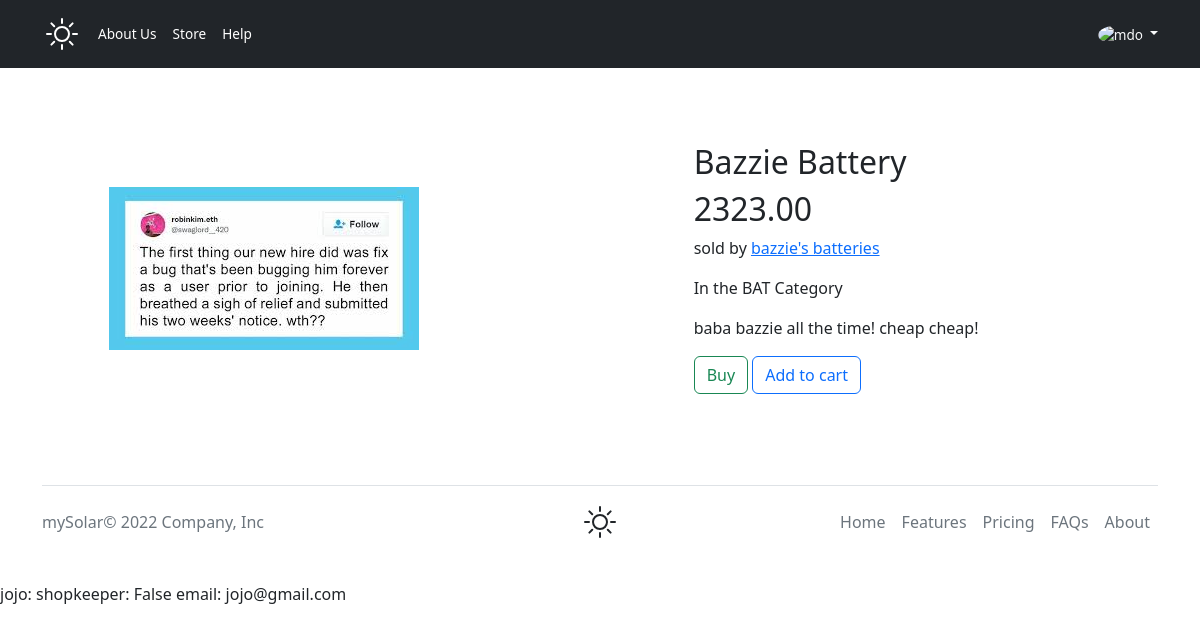
/product6 (signed in), run on the app's committed database.
### mySolarApp/models.py (models this page shows, shortened)
class Product(models.Model):
    SLP = "SLP"  # solar panels
    BAT = "BAT"  # batteries
    INV = "INV"  # inverters
    CHA_CTRL = "CHA_CTRL"  # charge controllers
    WAT_PUMPS = "WAT_PUMPS"  # water pumps
    ACC = "ACC"  # accessories
    TOOLS = "TOOLS"  # tools
    MISC = "MISC"  # miscellaneous
    CATEGORY = [
        (SLP, "Solar Panels"),
        (BAT, "Batteries"),
        (INV, "Inverters"),
        (CHA_CTRL, "Charge Controllers"),
        (WAT_PUMPS, "Water Pumps"),
        (ACC, "Accessories"),
        (TOOLS, "Tools"),
        (MISC, "Miscellaneous/Other"),
    ]
    seller = models.ForeignKey(
        Profile, on_delete=models.CASCADE, related_name="product_seller")
    title = models.CharField(max_length=64)
    pic = models.ImageField(blank=True, height_field=None,
                            width_field=None, upload_to='product_images')
    short_desc = models.CharField("Short Description", max_length=150)
    long_desc = models.CharField("Long Description", max_length=5000)
    category = models.CharField(max_length=10, choices=CATEGORY, default=MISC)
    price = models.DecimalField(max_digits=6, decimal_places=2)
    in_stock = models.BooleanField(default=True)
    is_closed = models.BooleanField(default=False)

class Profile(models.Model):
    shopkeeper = models.OneToOneField(
        User, on_delete=models.CASCADE, related_name="user_profile")
    name = models.CharField(max_length=64)
    bio = models.CharField(max_length=1000)
    profile_pic = models.ImageField(
        blank=True, height_field=None, width_field=None, upload_to='profile_and_banner_images')
    banner_pic = models.ImageField(
        blank=True, height_field=None, width_field=None, upload_to='profile_and_banner_images')
    location = models.CharField(max_length=128)
    how_active = models.IntegerField()
    identification = models.CharField(max_length=13)
    is_active = models.BooleanField(default=True)

class User(AbstractUser):
    beSellerFormSubmitted = models.BooleanField(default=False)
    contact_info = models.CharField(max_length=15, blank=True)
    is_shopkeeper = models.BooleanField(default=False)
    def __str__(self):
        return f'{self.username}: shopkeeper: {self.is_shopkeeper} email: {self.email}'

### mySolarApp/views.py (the view)
# urls.py: path("product<int:product_id>", product, name="product"),
def product(request, product_id):
    product = Product.objects.get(pk=product_id)
    context = {
        "product": product
    }
    return render(request, "mySolar/product.html", context)

### mySolarApp/templates/mySolar/product.html (shortened to what this page needs)
{% extends 'mySolar/layout.html' %} {% load static %}  {% block body %}
<div class="d-md-flex flex-md-row justify-content-md-around align-items-center mt-2">
  <section class="img-section float-md-start">
    {% if product.pic %}
    <img src="{% static '{{product.pic}}' %}" class="img-fluid flex-fill" alt="..." />
    {% else %}
    <img src="{% static 'respect1000.jpg' %}" class="img-fluid flex-fill" alt="..." />
    {% endif %}
  </section>
  <section class="info-section float-md-end">
    <h2>{{product.title}}</h2>
    <h2>{{product.price}}</h2>
    <p>
      sold by
      <a href="{% url 'sellerInfo' product.seller.pk %}">{{product.seller.name}}</a>
    </p>
    <p>In the {{product.category}} Category</p>
    <p>{{product.long_desc}}</p>
    {% if product.seller.shopkeeper.username.lower == request.user.username.lower %}
    <a href="{% url 'editProduct' product.pk 'edit' %}" class="btn btn-outline-success">Edit</button>
      <a href="{% url 'editProduct' product.pk 'delete' %}" class="btn btn-outline-primary">Delete</a>
      {% else %}
      <button class="btn btn-outline-success">Buy</button>
      <button class="btn btn-outline-primary">Add to cart</button>
  </section>
</div>
{% endif %} {% endblock %}

### mySolarApp/templates/mySolar/layout.html (shortened to what this page needs)
<!DOCTYPE html>
<html>
<head>
  {% load static %}
  <link href="https://cdn.jsdelivr.net/npm/bootstrap@5.2.0-beta1/dist/css/bootstrap.min.css" rel="stylesheet"
 />
  <link rel="stylesheet" href="{% static 'mySolar/index.css' %}" />
</head>
<body>
  {% if request.user.is_authenticated == False %}
  <header id="UNAUTHORIZED" class="p-3 bg-dark text-white">
    <div class="container text-small">
      <div class="d-flex flex-wrap align-items-center justify-content-center justify-content-lg-start">
        <a href="/" class="d-flex align-items-center mb-2 mb-lg-0 text-white text-decoration-none">
          <svg xmlns="http://www.w3.org/2000/svg" class="bi me-2" width="40" height="32" role="img" aria-label="mySolar"
            fill="currentColor" class="bi bi-brightness-high" viewBox="0 0 16 16">
            <path
              d="M8 11a3 3 0 1 1 0-6 3 3 0 0 1 0 6zm0 1a4 4 0 1 0 0-8 4 4 0 0 0 0 8zM8 0a.5.5 0 0 1 .5.5v2a.5.5 0 0 1-1 0v-2A.5.5 0 0 1 8 0zm0 13a.5.5 0 0 1 .5.5v2a.5.5 0 0 1-1 0v-2A.5.5 0 0 1 8 13zm8-5a.5.5 0 0 1-.5.5h-2a.5.5 0 0 1 0-1h2a.5.5 0 0 1 .5.5zM3 8a.5.5 0 0 1-.5.5h-2a.5.5 0 0 1 0-1h2A.5.5 0 0 1 3 8zm10.657-5.657a.5.5 0 0 1 0 .707l-1.414 1.415a.5.5 0 1 1-.707-.708l1.414-1.414a.5.5 0 0 1 .707 0zm-9.193 9.193a.5.5 0 0 1 0 .707L3.05 13.657a.5.5 0 0 1-.707-.707l1.414-1.414a.5.5 0 0 1 .707 0zm9.193 2.121a.5.5 0 0 1-.707 0l-1.414-1.414a.5.5 0 0 1 .707-.707l1.414 1.414a.5.5 0 0 1 0 .707zM4.464 4.465a.5.5 0 0 1-.707 0L2.343 3.05a.5.5 0 1 1 .707-.707l1.414 1.414a.5.5 0 0 1 0 .708z" />
          </svg>
        </a>
        <ul class="nav col-12 col-lg-auto me-lg-auto mb-2 justify-content-center mb-md-0">
          <li>
            <a href="{% url 'about' %}" class="nav-link px-2 text-white">About Us</a>
          </li>
          <li>
            <a href="{% url 'shop' %}" class="nav-link px-2 text-white">Store</a>
          </li>
          <li>
            <a href="{% url 'help' %}" class="nav-link px-2 text-white">Help</a>
          </li>
          <li><a href="#" class="nav-link px-2 text-white">Cart</a></li>
        </ul>
        <div class="text-end">
          <a href="{% url 'login' %}"><button type="button" class="btn btn-outline-light me-2">
              Login
            </button></a>
          <a href="{% url 'register' %}"><button type="button" class="btn btn-warning">Sign-up</button></a>
        </div>
      </div>
    </div>
  </header>
  {% elif request.user.is_shopkeeper == False %}
  <header id="AUTHORIZED_BUYER" class="p-3 bg-dark text-white">
    <div class="container text-small">
      <div class="d-flex flex-wrap align-items-center justify-content-center justify-content-lg-start">
        <a href="/" class="d-flex align-items-center mb-2 mb-lg-0 text-white text-decoration-none">
        </a>
        <ul class="nav col-12 col-lg-auto me-lg-auto mb-2 justify-content-center mb-md-0">
          <li>
            <a href="{% url 'about' %}" class="nav-link px-2 text-white">About Us</a>
          </li>
          <li>
            <a href="{% url 'shop' %}" class="nav-link px-2 text-white">Store</a>
          </li>
          <li>
            <a href="{% url 'help' %}" class="nav-link px-2 text-white">Help</a>
          </li>
        </ul>
        <div class="dropdown text-end">
          <a href="#" class="d-block link-light text-decoration-none dropdown-toggle" id="dropdownUser1"
            data-bs-toggle="dropdown" aria-expanded="false">
            <img src="https://github.com/mdo.png" alt="mdo" width="32" height="32" class="rounded-circle" />
          </a>
        </div>
      </div>
    </div>
  </header>
  {% endif %}
  <main class="container">{% block body %} {% endblock %}</main>
</body>
<div class="container">
  <footer class="d-flex flex-wrap justify-content-between align-items-center py-3 my-4 border-top">
    <p class="col-md-4 mb-0 text-muted">mySolar© 2022 Company, Inc</p>
    <a href="/"
      class="col-md-4 d-flex align-items-center justify-content-center mb-3 mb-md-0 me-md-auto link-dark text-decoration-none">
    </a>
    <ul class="nav col-md-4 justify-content-end">
      <li class="nav-item">
        <a href="/" class="nav-link px-2 text-muted">Home</a>
      </li>
      <li class="nav-item">
        <a href="#" class="nav-link px-2 text-muted">Features</a>
      </li>
      <li class="nav-item">
        <a href="#" class="nav-link px-2 text-muted">Pricing</a>
      </li>
      <li class="nav-item">
        <a href="{% url 'help' %}" class="nav-link px-2 text-muted">FAQs</a>
      </li>
      <li class="nav-item">
        <a href="{% url 'about' %}" class="nav-link px-2 text-muted">About</a>
      </li>
    </ul>
  </footer>
</div>
{{ request.user }}
</html>

### mySolarApp/static/mySolar/index.css (style rules this page uses)
* { box-sizing: border-box; }
.text-small { font-size: 85%; }
.dropdown-toggle { outline: 0; }
.img-section { width: 50%; padding: 4%; margin: 2%; }
.info-section { width: 47%; padding: 4%; margin: 2%; }

### data on the page
Product: title "Bazzie Battery", price "2323.00", seller.name "bazzie's batteries", category "BAT", long_desc "baba bazzie all the time! cheap cheap!"
User: user "jojo: shopkeeper: False email: jojo@gmail.com"
